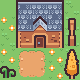

Tiled map render using the project's own tile images. Description and the whole map definition, tile-layer contents included, below:
An orthogonal 5x5 tile map with 16x16 px tiles, 3 tile layers (Ground, Solid, Above) and 2 objects (Bomb, Arrow).

<map version="1.10" tiledversion="1.10.2" orientation="orthogonal" renderorder="right-down" width="5" height="5" tilewidth="16" tileheight="16" infinite="0" nextlayerid="5" nextobjectid="4">
 <editorsettings>
  <export format="tmx" />
 </editorsettings>
 <tileset firstgid="1" name="tiny-town" tilewidth="16" tileheight="16" tilecount="132" columns="12">
  <image source="kenney_tiny-town/Tilemap/tilemap_packed.png" width="192" height="176" />
 </tileset>
 <layer id="1" name="Ground" width="5" height="5">
  <data encoding="csv">
1,3,3,2,2,
3,3,3,1,2,
2,1,3,3,2,
3,13,15,3,2,
1,37,39,3,1
</data>
 </layer>
 <layer id="2" name="Solid" width="5" height="5">
  <properties>
   <property name="solid" type="bool" value="true" />
  </properties>
  <data encoding="csv">
0,0,0,0,0,
0,61,64,63,0,
0,73,75,76,0,
0,0,0,0,4,
18,0,0,0,16
</data>
 </layer>
 <objectgroup id="4" name="Solid Objects">
  <object id="1" name="Bomb" gid="106" x="48" y="80" width="16" height="16" />
  <object id="3" name="Arrow" gid="120" x="63.75" y="15.5" width="16" height="16" />
 </objectgroup>
 <layer id="3" name="Above" width="5" height="5">
  <data encoding="csv">
0,49,50,51,0,
0,0,0,0,48,
0,0,86,0,72,
0,0,0,0,0,
0,0,0,0,0
</data>
 </layer>
</map>
